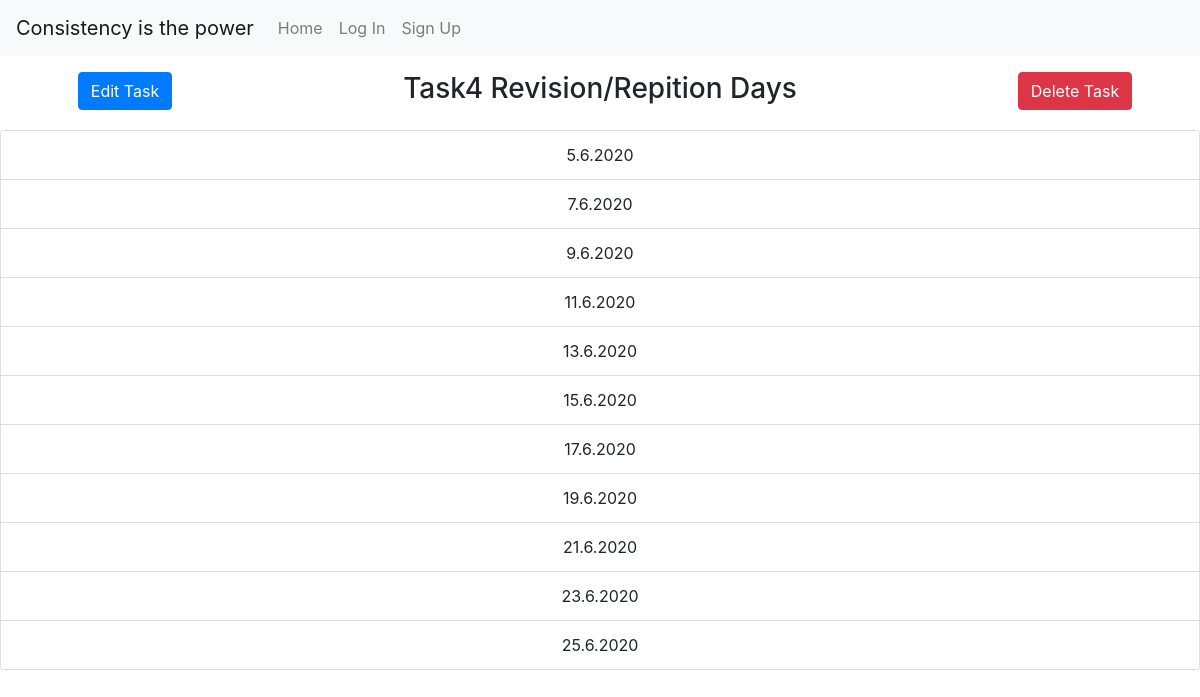
Page /view/7 on the committed database.
### myproject/models.py (models this page shows, shortened)
class Task(db.Model):
    __tablename__ = 'tasks'
    id = db.Column(db.Integer, primary_key=True)
    taskName = db.Column(db.String)
    userId = db.Column(db.Integer)
    startDay = db.Column(db.Integer)
    startMonth = db.Column(db.Integer)
    startYear = db.Column(db.Integer)
    endDay = db.Column(db.Integer)
    endMonth = db.Column(db.Integer)
    endYear = db.Column(db.Integer)
    repetationList = db.Column(db.String)

class Revesion(db.Model):
    __tablename__ = 'revisions'
    id = db.Column(db.Integer, primary_key=True)
    userId = db.Column(db.Integer)
    taskId = db.Column(db.Integer)
    day = db.Column(db.Integer)
    month = db.Column(db.Integer)
    year = db.Column(db.Integer)

### app.py (the view)
@app.route('/view/<int:id>')
def view(id):
    revisionDates = Revesion.query.filter_by(taskId=id)
    task = Task.query.get(id)
    return render_template('viewtask.html',revisionDates=revisionDates,task=task, data={'name':'Rittwick','surname':'Bhabak','Dept': 'CSE'})

### myproject/templates/viewtask.html (shortened to what this page needs)
{% extends "base.html" %}
{% block body %}
<div class="container text-center my-3">
    <div class="row">
        <div class="col-2 text-center"><a href='/update/{{task.id}}'><button class="btn btn-primary">Edit Task</button></a></div>
        <div class="col-8 text-center"><h3>{{task.taskName}} Revision/Repition Days</h3></div>
        <div class="col-2 text-center"><a href='/del/{{task.id}}'><button class="btn btn-danger">Delete Task</button></a></div>
    </div>
</div>
<ul class="list-group text-center">
    {% for date in revisionDates %}
    <li class="list-group-item">{{date.day}}.{{date.month}}.{{date.year}}</li>
    {% endfor %}
</ul>
{% endblock %}

### myproject/static/base.css (style rules this page uses)
* { margin: 0; padding: 0; }

### rows in the picture
Task: taskName "Task4"
Revesion: day "5", month "6", year "2020"
Revesion: day "7", month "6", year "2020"
Revesion: day "9", month "6", year "2020"
Revesion: day "11", month "6", year "2020"
Revesion: day "13", month "6", year "2020"
Revesion: day "15", month "6", year "2020"
Revesion: day "17", month "6", year "2020"
Revesion: day "19", month "6", year "2020"
Revesion: day "21", month "6", year "2020"
Revesion: day "23", month "6", year "2020"
Revesion: day "25", month "6", year "2020"
